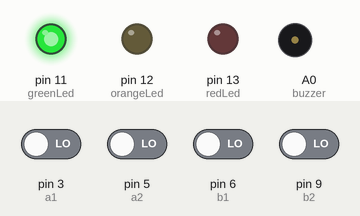
Recording of a sketch running on a simulated Arduino Uno, built with avr-gcc and run on an emulated ATmega328P. Parts: output pins drawn as LEDs (lit = HIGH), buzzer (waves = sounding). Dashed ring = blinking. The inputs (shaded band) are chosen by the test bench; at power-on: pin 3 (a1), pin 5 (a2), pin 6 (b1), pin 9 (b2) LOW.

Above: at 2.8 s.
2.9 s: pin 6 (b1) driven HIGH
At 4.35 s:
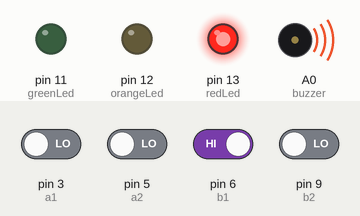
6.6 s: pin 6 (b1) driven LOW
At 7.1 s:
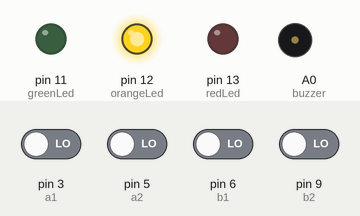
10.1 s: pin 3 (a1) driven HIGH
At 10.65 s:
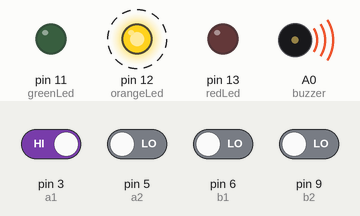
13.6 s: pin 5 (a2) driven HIGH
At 13.9 s:
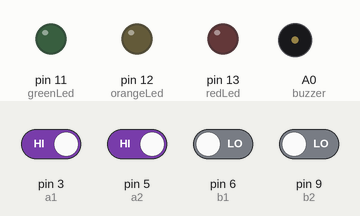
Timing chart, 0 to 16.1 s (numbered marks = the images above; inputs shaded):
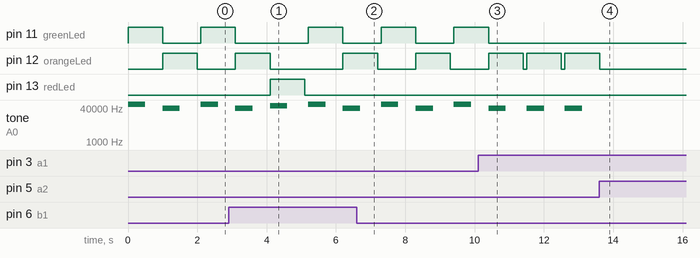

Measured:
- after the input at 2.9 s, pin 13 (redLed): LOW → HIGH after 1.2 s, → LOW 1.0 s later
- after the input at 6.6 s, pin 13 (redLed): stays LOW (without the input it goes to HIGH after 0.60 s)
- after the input at 10.1 s, pin 11 (greenLed): goes on until 10.4 s, then stays LOW; pin 12 (orangeLed): LOW → HIGH after 1.4 s, → LOW 1.0 s later, → HIGH 0.10 s later
- after the input at 13.6 s, pin 12 (orangeLed): goes on until 13.6 s, then stays LOW; tone on A0 (buzzer): stops changing and stays silent
- by itself, tone on A0 (buzzer): plays 40000 Hz for 0.50 s, 50000 Hz for 0.50 s, 60000 Hz for 0.50 s, 40000 Hz for 0.40 s

The sketch:

GameBoard.ino
```cpp
int greenLed      = 11;
int orangeLed     = 12;
int redLed        = 13;

int white = 0;
int green = 1;
int orange= 2;
int red   = 3;

int buzzer = A0;

int a1  = 3;
int a2  = 5;
int b1  = 6;
int b2  = 9;


int squareA1   = digitalRead(a1);
int squareB1   = digitalRead(b1);
int squareA2   = digitalRead(a2);
int squareB2   = digitalRead(b2);

int colorSquare(int square, int color) {
    int squareState = (digitalRead(square));
    if (color != white){

      if (color == red){
        if (squareState == 1){
          tone(buzzer, 500, 500);
          tone(buzzer, 50000, 500);
          digitalWrite(redLed,HIGH);
          delay(1000);
          digitalWrite(redLed,LOW);
        }
       }
      else if (color != red){
        if (squareState == 0){
          if (color == orange) {
            tone(buzzer, 1000, 1000);
            tone(buzzer, 40000, 500);
            digitalWrite(orangeLed,HIGH);
            delay(1000);
            digitalWrite(orangeLed,LOW);
          }
          else if (color == green) {
            tone(buzzer, 6000, 1000);
            tone(buzzer, 60000, 500);
            digitalWrite(greenLed,HIGH);
            delay(1000);
            digitalWrite(greenLed,LOW);
          }
        }
      }
    }
}

void setup() {

  pinMode(greenLed,OUTPUT);
  pinMode(orangeLed,OUTPUT);
  pinMode(redLed,OUTPUT);

  pinMode(buzzer, OUTPUT);

  pinMode(squareA1,INPUT);
  pinMode(squareB1,INPUT);
  pinMode(squareA2,INPUT);
  pinMode(squareB2,INPUT);

  pinMode(a1,INPUT);
  pinMode(b1,INPUT);
  pinMode(a2,INPUT);
  pinMode(b2,INPUT);
}

void loop() {

  colorSquare(a1, green);
  colorSquare(a2, orange);
  colorSquare(b1, red);
  colorSquare(b2, white);

  Serial.print("A1 output: ");
  Serial.println(digitalRead(a1));

  Serial.print("B1 output: ");
  Serial.println(digitalRead(b1));

  Serial.print("A2 output: ");
  Serial.println(digitalRead(a2));

  Serial.print("B2 output: ");
  Serial.println(digitalRead(b2));

  Serial.println("\n");

  delay(100);

}
```
